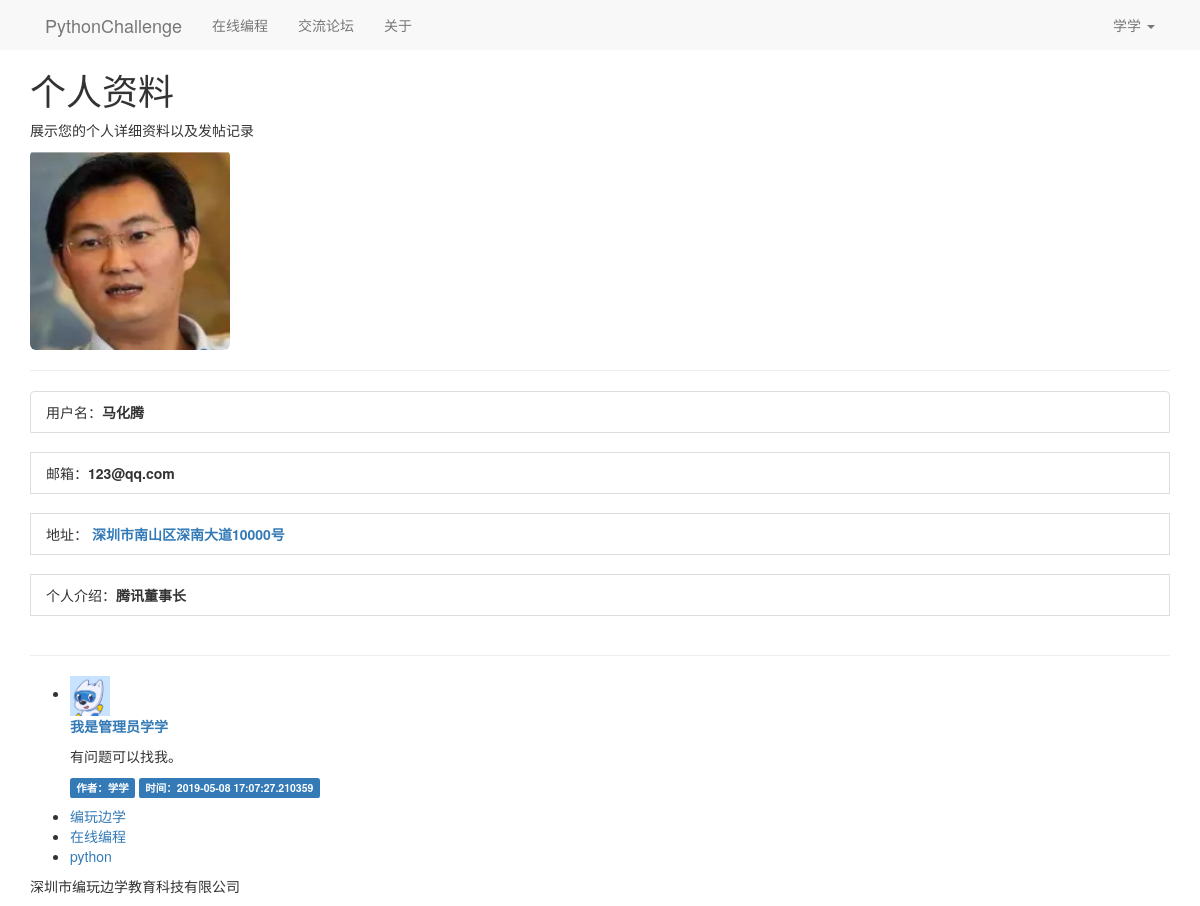
Page /user_detail/1 (signed in) on the committed database.
### main.py (models this page shows)
class User(db.Model):
    __tablename__ = 'users'
    id = db.Column(db.Integer, primary_key=True)
    username = db.Column(db.String(16), nullable=False, unique=True)
    password = db.Column(db.String(100), nullable=False)
    email = db.Column(db.String(64), nullable=True)
    address = db.Column(db.String(50), nullable=True)
    info = db.Column(db.String(100), nullable=True)
    stage = db.Column(db.Integer, default='0')
    real_avatar = db.Column(db.String(100), default='/static/avatar/code.png')

class Post(db.Model):
    __tablename__ = 'posts'
    id = db.Column(db.Integer, primary_key=True, autoincrement=True)
    title = db.Column(db.String(100), nullable=False)
    content = db.Column(db.Text, nullable=False)
    create_time = db.Column(db.DateTime, default=datetime.now)
    author_id = db.Column(db.Integer, db.ForeignKey('users.id'))
    author = db.relationship('User', backref=db.backref('posts'))

### main.py (the view)
@app.route('/user_detail/<user_id>')
def user_detail(user_id):
    user = User.query.filter(User.id == user_id).first()
    posts = Post.query.filter(User.id == user_id).all()
    count = len(posts)
    return render_template(
        'user_detail.html',
        user=user,
        posts=posts,
        count=count)

### main.py (called while the page is built)
@app.context_processor
def my_context_processor():
    user_id = session.get('user_id')
    if user_id:
        user = User.query.filter(User.id == user_id).first()
        if user:
            return {'um': user}
    return {}

### templates/user_detail.html (shortened to what this page needs)
{% extends "base.html" %}
{% block content %}
    <div class="bs-docs-header" id="content" tabindex="-1">
      <div class="container">
        <h1>个人资料</h1>
        <p>展示您的个人详细资料以及发帖记录</p>
      </div>
    </div>
    <div class="container">
        {% if um.real_avatar %}
            <img style="width:200px;height:200px;" class="img-rounded profile-thumbnail" src="{{ user.real_avatar }}">
        {% else %}
            <img class="img-rounded profile-thumbnail" src="{{ url_for('static',filename='code200.png') }}">
        {% endif %}
        <hr>
        <ul class="list-group">
            {% if user.username %}
                <li class="list-group-item">用户名：<b>{{ user.username }}</b></li>
                <br>
                {% if user.email %}
                    <li class="list-group-item">邮箱：<b>{{ user.email }}</b></li>
                {% else %}
                    <li class="list-group-item">邮箱:<b style="color:red;">未填写</b></li>
                {% endif %}
                <br>
                {% if user.address %}
                    <li class="list-group-item"> 地址：
                        <b>
                            <a href="http://map.baidu.com/?newmap=1&ie=utf-8&s=s%26wd%3D{{ user.address }}"
                               target="_blank">{{ user.address }}</a>
                        </b></li>
                {% else %}
                    <li class="list-group-item">地址:<b style="color:red;">未填写</b></li>
                {% endif %}
                <br>
                {% if user.info %}
                    <li class="list-group-item">个人介绍：<b>{{ user.info }}</b></li>
                {% else %}
                    <li class="list-group-item">个人介绍:<b style="color:red;">未填写</b></li>
                {% endif %}
            {% endif %}
            <p><br>
            </p>
        </ul>
        <hr>
        <ul class="posts">
            {% for post in posts %}
                {% if um.id == post.id %}
                    <li class="post">
                        <div class="post-thumbnail">
                            <img style="width:40px;height:40px;" src="{{ um.real_avatar }}"
                                 alt=""
                                 class="avatar">
                        </div>
                        <div class="post-content">
                            <div class="post-body">
                                <p style="color:blue">
                                    <b>
                                        <a href="{{ url_for('detail',post_id=post.id) }}">{{ post.title }}</a>
                                    </b>
                                </p>
                                <p><span>{{ post.content }}</span></p>
                            </div>
                        </div>
                        <div class="post-footer">
                            <span class="label label-primary">作者：{{ post.author.username }}</span>
                            <span class="label label-primary">时间：{{ post.create_time }}</span>
                        </div>
                    </li>
                {% endif %}
            {% endfor %}
        </ul>
    </div>
{% endblock %}

### templates/base.html (shortened to what this page needs)
<!DOCTYPE html>
<html lang="zh-CN">
<head>
    <link href="https://cdn.jsdelivr.net/npm/bootstrap@3.3.7/dist/css/bootstrap.min.css" rel="stylesheet">
    <link href="https://v3.bootcss.com//assets/css/docs.min.css" rel="stylesheet">
</head>
<body>
<nav class="nav navbar-default">
    <div class="container">
        <div class="navbar-header">
            <a class="navbar-brand" href="{{ url_for('index') }}">PythonChallenge</a>
        </div>
        <div class="collapse navbar-collapse" id="bs-example-navbar-collapse-1">
            <ul class="nav navbar-nav">
                <li ><a href="https://study.codepku.com/python/create_first"  target="_blank">在线编程</a>
                </li>
                {% if um %}
                    <li><a href="{{ url_for("forum_index") }}">交流论坛</a></li>
                {% else %}
                    <li><a href="{{ url_for("login") }}">交流论坛</a></li>
                {% endif %}
                <li ><a href="#">关于</a>
            </ul>
            <ul class="nav navbar-nav navbar-right">
                {% if um %}
                    <li class="dropdown">
                        <a href="#" class="dropdown-toggle" data-toggle="dropdown" role="button"
                           aria-haspopup="true" aria-expanded="false">{{ um.username }} <span class="caret"></span></a>
                    </li>
                {% else %}
                    <li><a href="{{ url_for('login') }}">登录</a></li>
                    <li><a href="{{ url_for('register') }}">注册</a></li>
                {% endif %}
            </ul>
        </div>
    </div>
</nav>
{% block content -%}
{%- endblock content %}
<footer class="bs-docs-footer">
  <div class="container">
    <ul class="bs-docs-footer-links">
      <li><a href="https://www.codepku.com">编玩边学</a></li>
      <li><a href="https://study.codepku.com/python/create_first">在线编程</a></li>
      <li><a href="http://www.python.org">python</a></li>
    </ul>
    <p>深圳市编玩边学教育科技有限公司</p>
  </div>
</footer>
</body>
</html>

### rows in the picture
User: username "学学"
User: real_avatar (picture), username "马化腾", email "123@qq.com", address "深圳市南山区深南大道10000号", info "腾讯董事长"
Post: real_avatar (picture), title "我是管理员学学", content "有问题可以找我。", author.username "学学", create_time "2019-05-08 17:07:27.210359"
